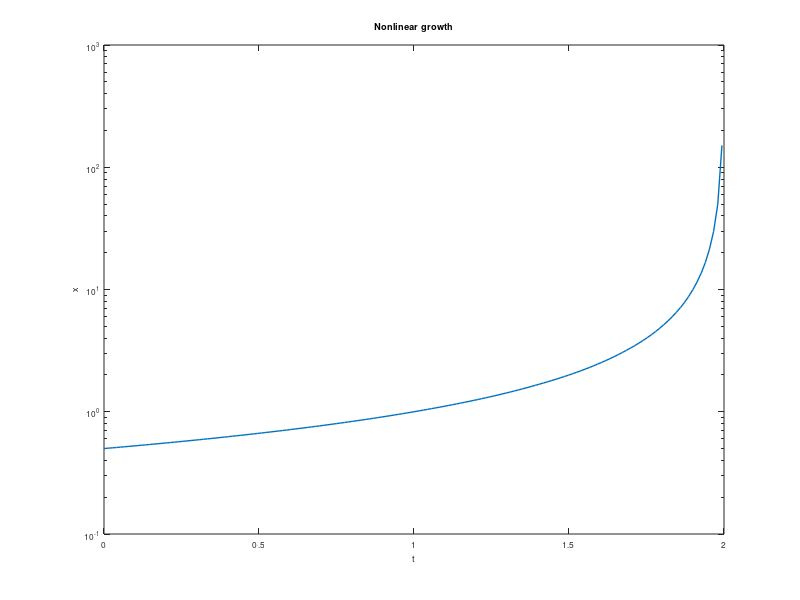

Source code (MATLAB):
restoredefaultpath
set(0,'defaultlinelinewidth',1)
set(0,'defaultaxesfontsize',6)

%plot -s 800,400 -r 160 -f png

a = 1.25;
for C = [-1 -0.67 -0.33 0 0.33 0.67 1]
    fplot(@(t) C*exp(a*t),[1,4])
    hold on
end

plot(3,20,'k.','markersize',11)
fplot(@(t) 20*exp(a*(t-3)),[1,4],'k','linew',1.5)
ylim([-60 60])
xlabel('t'), ylabel('x')
title('Picking the solution with x(3)=20')

f = @(t,x) 2*x;
t = linspace(1,5,300);
[t,x] = ode45(f,t,3);
clf
plot(t,x)
title('Constant growth rate')
xlabel('t'), ylabel('x')

semilogy(t,x)
title('Constant growth rate (log scale)')
xlabel('t'), ylabel('x')

f = @(t,x) 2*t*x;
t = linspace(0,5,300);
[t,x] = ode45(f,t,1);
clf
semilogy(t,x)
title('Growing growth rate')
xlabel('t'), ylabel('x')

f = @(t,x) x^2;
t = linspace(0,4,300);
[t,x] = ode45(f,t,0.5);
semilogy(t,x)
title('Nonlinear growth')
xlabel('t'), ylabel('x')
